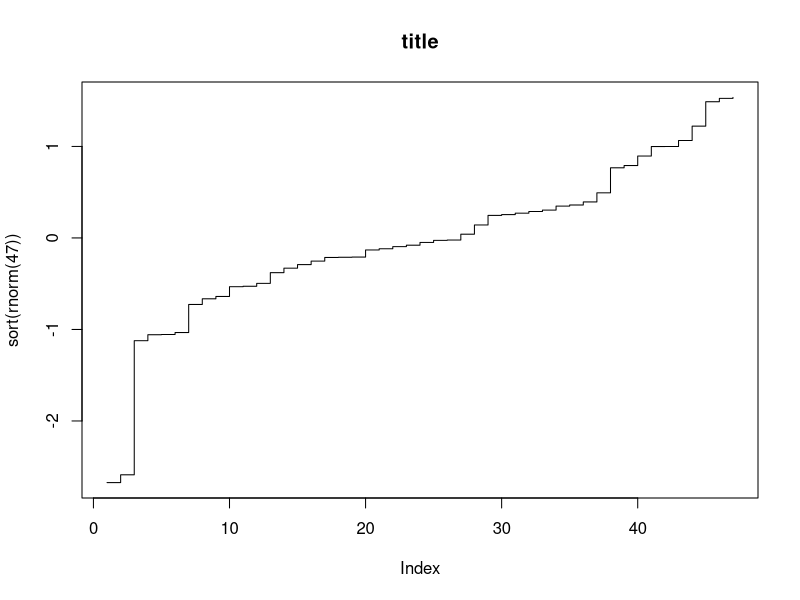

Generate this figure with R:
## ---- chunk 1
## Example:
y <- 2
## ---- chunk 2
## Example for an if-condition:
if (y == 0) {
  log(y)
} else {
  y ^ 2
}
## ---- chunk 3
## Example for a function:
function(x) {
  x + x
}
## ---- chunk 4
## Example:
plot(x = sort(rnorm(47)), 
     type = "s", 
     main = "title")
